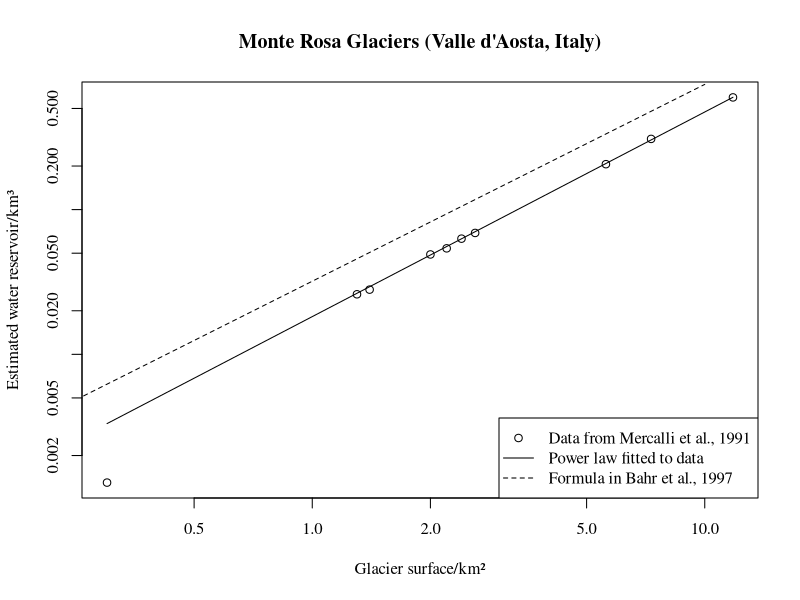

This figure's R source:
df <- read.csv('monte_rosa_glaciers.txt')
df$km3 <- df$Estimated.water.reservoir.million.of.cubic.meter/1000
plot(df$Surface.square.km,df$km3,log="xy",
xlab='Glacier surface/km²',
ylab='Estimated water reservoir/km³',
main="Monte Rosa Glaciers (Valle d'Aosta, Italy)",
family='serif'
)
par(family = "serif")
x=seq(0,10,.1)
lines(x,.032*x^1.36,lty=2)


y <- df$km3
x <- df$Surface.square.km
m <- nls(y~a*x^b,start=c(a=1,b=1))
print(m)

a <- coef(m)[1]
b <- coef(m)[2]

lines(x,a*x^b,type='l')
legend('bottomright',
legend=c('Data from Mercalli et al., 1991','Power law fitted to data','Formula in Bahr et al., 1997'),
lty=c(NA,1,2),
pch=c(1,NA,NA)
)